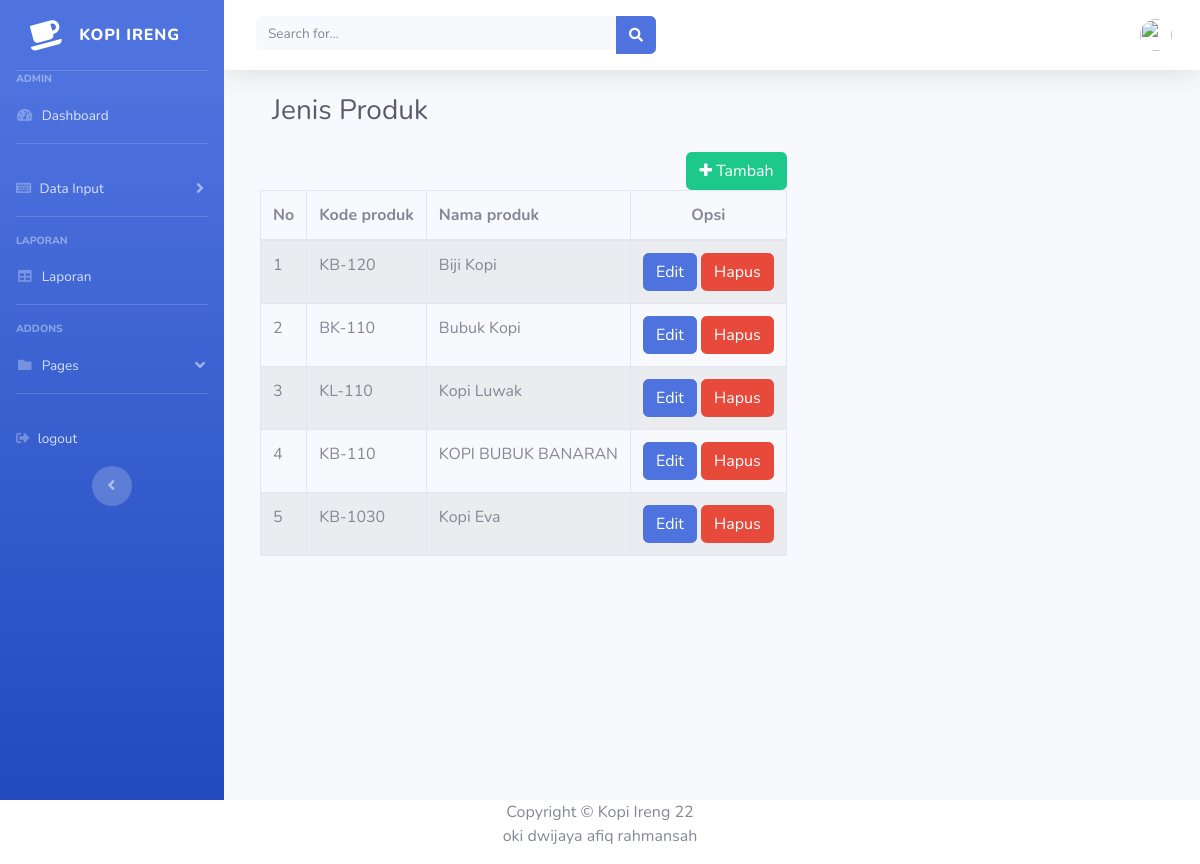
/index.php/jns, run on the app's committed database.
### tables this page shows
CREATE TABLE `jns_produk` (
  `id` int(11) NOT NULL,
  `kd_jns` varchar(255) NOT NULL,
  `nama_produk` varchar(255) NOT NULL
);

### application/controllers/Jns.php (called while the page is built, shortened)
<?php
class Jns extends CI_Controller
{
    public function __construct()
    {
        $this->load->model('MyModel');
    }
    public function index()
    {
        $data['user'] = $this->db->get_where(
            'user',
            ['email' =>
            $this->session->userdata('email')]
        )->row_array();
        if ($this->form_validation->run() == false) {
            $data['jns_produk'] = $this->MyModel->getAll()->result();
            $data['jns_produk'] = $this->MyModel->getKodeProduk()->result();
            $this->load->view('auth/header', $data);
            $this->load->view('jns/index', $data);
            $this->load->view('auth/footer', $data);
        }
    }
}

### index.php (called while the page is built, shortened)
<?php
require_once BASEPATH.'core/CodeIgniter.php';

### application/models/MyModel.php (called while the page is built, shortened)
<?php
class MyModel extends CI_Model
{
    public function getAll()
    {
        $this->db->select('*');
        $this->db->from('jns_produk');
        $this->db->join('produk', 'produk.id_jns=jns_produk.kd_jns');
        return $query = $this->db->get();
    }
    public function getKodeProduk()
    {
        return $this->db->get('jns_produk');
    }
}

### application/views/jns/index.php (the view, shortened to what this page needs)
<div class="container-fluid">
    <h1 class="h3 mb-4 text-gray-800">Jenis Produk</h1>
    <section class="content">
        <div class="row">
            <div class="col-xs-12">
                <div class="box box-primary">
                    <div class="box-header with-border">
                        <div style="float:right">
                            <a href="#AddPart" class="btn btn-mini btn-block btn-success" data-toggle="modal"><span class="fa fa-plus"></span> Tambah</a>
                        </div>
                    </div>
                    <div class="box-body">
                        <table id="example1" class="table table-bordered table-striped">
                            <thead>
                                <tr>
                                    <th>No</th>
                                    <th>Kode produk</th>
                                    <th>Nama produk</th>
                                    <th style="text-align: center;">Opsi</th>
                                </tr>
                            </thead>
                            <tbody>
                                <?php
                                $no = 1;
                                if (isset($jns_produk)) {
                                    foreach ($jns_produk as $row) {
                                        ?>
                                        <tr>
                                            <td><?= $no++; ?></td>
                                            <td><?= $row->kd_jns; ?></td>
                                            <td><?php echo $row->nama_produk; ?></td>
                                            <td align="center">
                                                <button class="btn btn-primary" data-toggle="modal" data-target="#updatejns">Edit</button>
                                                <a class="btn btn-danger" href="<?php echo site_url('jns/hapus/' . $row->id); ?>" onclick="return confirm('Data akan dihapus ?')"> Hapus</a>
                                            </td>
                                        </tr>
                                    <?php }
                                }
                                ?>
                            </tbody>
                        </table>
                    </div>
                </div>
            </div>
        </div>
</div>
</div>
</div>
</div>

### data on the page
jns_produk: kd_jns "KB-120", nama_produk "Biji Kopi"
jns_produk: kd_jns "BK-110", nama_produk "Bubuk Kopi"
jns_produk: kd_jns "KL-110", nama_produk "Kopi Luwak"
jns_produk: kd_jns "KB-110", nama_produk "KOPI BUBUK BANARAN"
jns_produk: kd_jns "KB-1030", nama_produk "Kopi Eva"
